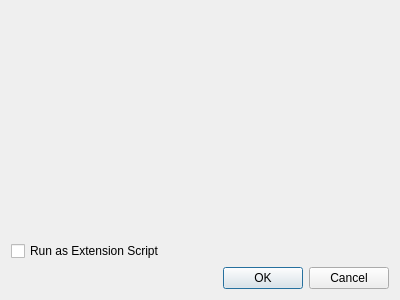
<ui version="4.0" >
 <class>RunScriptDialog</class>
 <widget class="QDialog" name="RunScriptDialog" >
  <property name="geometry" >
   <rect>
    <x>0</x>
    <y>0</y>
    <width>400</width>
    <height>300</height>
   </rect>
  </property>
  <property name="windowTitle" >
   <string>Run Script</string>
  </property>
  <layout class="QGridLayout" >
   <item row="0" column="0" >
    <widget class="ScFileWidget" native="1" name="fileWidget" />
   </item>
   <item row="1" column="0" >
    <widget class="QCheckBox" name="extChk" >
     <property name="text" >
      <string>Run as Extension Script</string>
     </property>
    </widget>
   </item>
   <item row="2" column="0" >
    <widget class="QDialogButtonBox" name="buttonBox" >
     <property name="orientation" >
      <enum>Qt::Horizontal</enum>
     </property>
     <property name="standardButtons" >
      <set>QDialogButtonBox::Cancel|QDialogButtonBox::Ok</set>
     </property>
    </widget>
   </item>
  </layout>
 </widget>
 <customwidgets>
  <customwidget>
   <class>ScFileWidget</class>
   <extends>QWidget</extends>
   <header>ui/scfilewidget.h</header>
   <container>1</container>
  </customwidget>
 </customwidgets>
 <resources/>
 <connections>
  <connection>
   <sender>buttonBox</sender>
   <signal>accepted()</signal>
   <receiver>RunScriptDialog</receiver>
   <slot>accept()</slot>
   <hints>
    <hint type="sourcelabel" >
     <x>248</x>
     <y>254</y>
    </hint>
    <hint type="destinationlabel" >
     <x>157</x>
     <y>274</y>
    </hint>
   </hints>
  </connection>
  <connection>
   <sender>buttonBox</sender>
   <signal>rejected()</signal>
   <receiver>RunScriptDialog</receiver>
   <slot>reject()</slot>
   <hints>
    <hint type="sourcelabel" >
     <x>316</x>
     <y>260</y>
    </hint>
    <hint type="destinationlabel" >
     <x>286</x>
     <y>274</y>
    </hint>
   </hints>
  </connection>
 </connections>
</ui>
